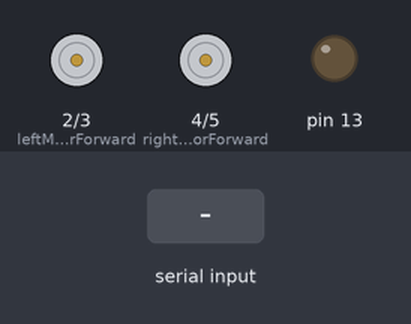
A sketch run on a simulated Arduino Mega 2560, built with avr-gcc and run on an emulated ATmega2560. On the bench: motor-driver pin pairs drawn as motors (green arrow = first pin HIGH = forward, orange = second pin HIGH = backward, longer = more drive), output pins drawn as LEDs (lit = HIGH). The inputs (shaded band) are chosen by the test bench. What the sketch prints to the serial monitor is not drawn.

Above: at 1.2 s.
1.3 s: "F\n" received over the second serial link
At 2.8 s:
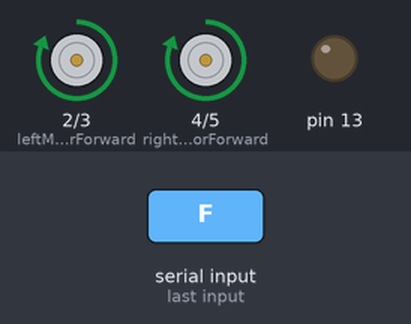
4.3 s: "L\n" received over the second serial link
At 5.1 s:
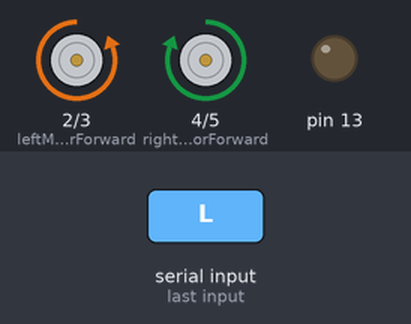
7.3 s: "R\n" received over the second serial link
At 8.6 s:
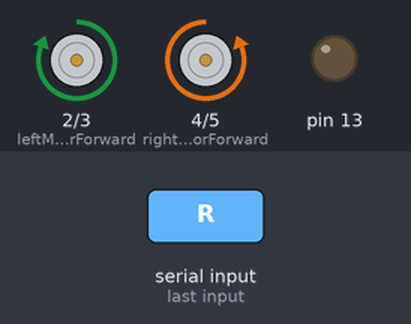
Timing chart, 0 to 10.9 s (numbered marks = the images above; inputs shaded):
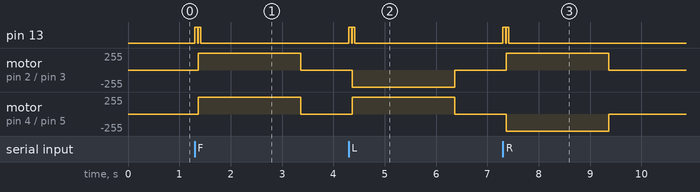

Measured:
- after the input at 1.3 s, pin 13: alternates HIGH for 0.05 s and LOW for 0.01 s, 4 changes in all, then stays LOW, starting at once; motor on pin 2 (leftMotorForward) / pin 3 (leftMotorBackward), motor on pin 4 (rightMotorForward) / pin 5 (rightMotorBackward): stopped → forward 255/255 after 0.06 s, → stopped 2.0 s later
- after the input at 4.3 s, pin 13: alternates HIGH for 0.05 s and LOW for 0.01 s, 4 changes in all, then stays LOW, starting at once; motor on pin 2 (leftMotorForward) / pin 3 (leftMotorBackward): stopped → backward 255/255 after 0.06 s, → stopped 2.0 s later
- after the input at 7.3 s, pin 13: alternates HIGH for 0.05 s and LOW for 0.01 s, 4 changes in all, then stays LOW, starting at once; motor on pin 2 (leftMotorForward) / pin 3 (leftMotorBackward): stopped → forward 255/255 after 0.06 s, → stopped 2.0 s later

The sketch:

ArduinoMega_Receiver.ino
```cpp
/**
 * Arduino Mega Receiver for ESP32-CAM Human Tracker
 *
 * Commands:
 * S - Stop
 * F - Forward
 * L - Turn Left
 * R - Turn Right
 *
 * Connections:
 * Pin 18 (TX1) -> ESP32-CAM GPIO14 (RX)
 * Pin 19 (RX1) -> ESP32-CAM GPIO15 (TX)
 *
 * GitHub: https://github.com/yourusername/ESP32-CAM-Advanced-Human-Tracker
 */

String receivedCommand = "";
String lastCommand = "S";
unsigned long lastCommandTime = 0;

// Motor control pins - adjust according to your setup
const int leftMotorForward = 2;
const int leftMotorBackward = 3;
const int rightMotorForward = 4;
const int rightMotorBackward = 5;

void setup() {
  Serial.begin(115200);
  Serial1.begin(9600);  // Hardware serial for ESP32-CAM

  // Initialize motor pins
  pinMode(leftMotorForward, OUTPUT);
  pinMode(leftMotorBackward, OUTPUT);
  pinMode(rightMotorForward, OUTPUT);
  pinMode(rightMotorBackward, OUTPUT);

  // Initialize status LED
  pinMode(13, OUTPUT);

  Serial.println("🤖 ARDUINO MEGA - TRACKING RECEIVER");
  Serial.println("===================================");
  Serial.println("Waiting for ESP32-CAM commands...");
  Serial.println("S = Stop, F = Forward, L = Left, R = Right");
  Serial.println("===================================\n");

  // Start in stopped state
  stopMotors();
}

void loop() {
  // Read commands from ESP32-CAM
  if (Serial1.available()) {
    char incomingChar = Serial1.read();

    if (incomingChar == '\n') {
      processTrackerCommand(receivedCommand);
      receivedCommand = "";
    } else {
      receivedCommand += incomingChar;
    }

    lastCommandTime = millis();
    digitalWrite(13, HIGH);  // Blink LED on command received
    delay(50);
    digitalWrite(13, LOW);
  }

  // Safety feature: stop if no commands received for 2 seconds
  if (millis() - lastCommandTime > 2000) {
    safetyStop();
  }

  delay(10);
}

/**
 * Process commands from ESP32-CAM tracker
 */
void processTrackerCommand(String command) {
  // Avoid processing the same command repeatedly
  if (command == lastCommand) {
    return;
  }

  Serial.print("📍 Command received: ");
  Serial.println(command);

  if (command == "S") {
    stopMotors();
    Serial.println("🛑 ACTION: STOP");
  }
  else if (command == "F") {
    moveForward();
    Serial.println("🔼 ACTION: FORWARD");
  }
  else if (command == "L") {
    turnLeft();
    Serial.println("↩️ ACTION: TURN LEFT");
  }
  else if (command == "R") {
    turnRight();
    Serial.println("↪️ ACTION: TURN RIGHT");
  }
  else {
    Serial.println("❓ UNKNOWN COMMAND");
    return;
  }

  lastCommand = command;
}

/**
 * Emergency stop when communication is lost
 */
void safetyStop() {
  stopMotors();
  if (lastCommand != "S") {
    Serial.println("🚨 SAFETY: AUTO STOP - NO SIGNAL");
    lastCommand = "S";
  }
}

// ========================================
// MOTOR CONTROL FUNCTIONS
// ========================================

void stopMotors() {
  digitalWrite(leftMotorForward, LOW);
  digitalWrite(leftMotorBackward, LOW);
  digitalWrite(rightMotorForward, LOW);
  digitalWrite(rightMotorBackward, LOW);
}

void moveForward() {
  digitalWrite(leftMotorForward, HIGH);
  digitalWrite(leftMotorBackward, LOW);
  digitalWrite(rightMotorForward, HIGH);
  digitalWrite(rightMotorBackward, LOW);
}

void turnLeft() {
  digitalWrite(leftMotorForward, LOW);
  digitalWrite(leftMotorBackward, HIGH);
  digitalWrite(rightMotorForward, HIGH);
  digitalWrite(rightMotorBackward, LOW);
}

void turnRight() {
  digitalWrite(leftMotorForward, HIGH);
  digitalWrite(leftMotorBackward, LOW);
  digitalWrite(rightMotorForward, LOW);
  digitalWrite(rightMotorBackward, HIGH);
}
```
